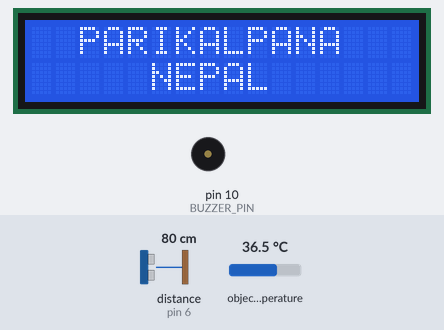
Recording of a sketch running on a simulated Arduino Uno, built with avr-gcc and run on an emulated ATmega328P. Parts: 16×2 character LCD, buzzer (waves = sounding, pin HIGH). Wiring (inferred from the names in the program): ultrasonic range finder: trigger pin 7; echo pin 6. Inputs (shaded band) come from the test bench; at power-on: distance to the obstacle (sensor on pin 6) 80 cm, object temperature 36.5 °C. The echo pulse lasts 58.3 µs per cm; pins used as bus, display or sensor lines are not drawn.

Above: at 3.2 s.
3.3 s: distance to the obstacle (sensor on pin 6) set to 11 cm
4.8 s: distance to the obstacle (sensor on pin 6) set to 8 cm
At 5.16 s:
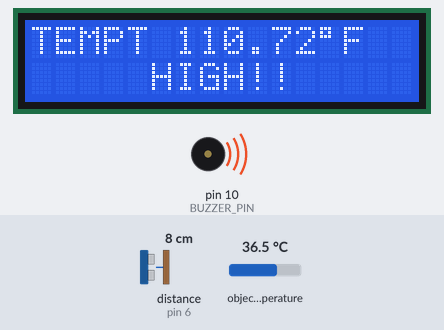
6.9 s: distance to the obstacle (sensor on pin 6) set to 2 cm
At 8.37 s:
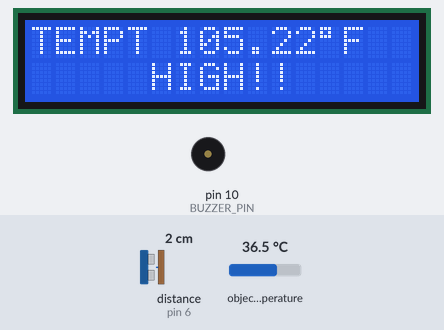
9.7 s: object temperature set to 20 °C
At 12.5 s:
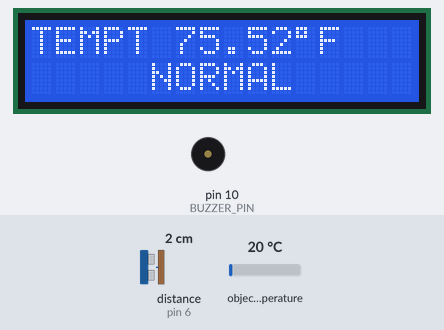
12.7 s: object temperature set to 26 °C
At 14.0 s:
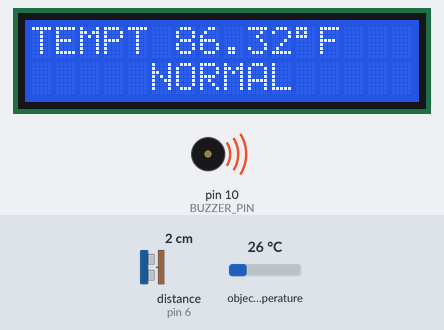
15.7 s: object temperature set to 32 °C
At 18.9 s:
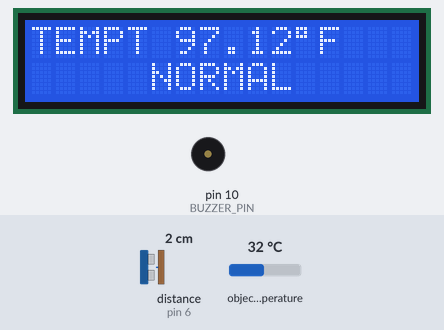
Timing chart, 0 to 19.7 s (numbered marks = the images above; inputs shaded):
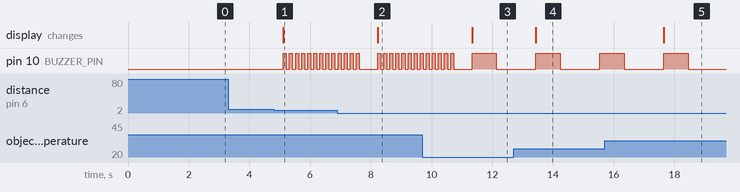

The sketch:

infrared_thermometer_lcd_PCB_version_nolens.ino
```cpp
/************************
  Infrared Thermometer
 ************************
  Developed by:
  PARIKALPANA NEPAL
  Damak, Nepal
  (c)2020
 ************************
*/

//----include necessary libraries--------

//IR sensor library
#include <Adafruit_MLX90614.h>
//
////I2C library
//#include <Wire.h>
//
//LCD library
#include <LiquidCrystal.h>

//----------------------------------------

//----------define constants---------------
#define MIN_DISTANCE 1     //minimum distance from person (in cm)
#define MAX_DISTANCE 8    //maximum distance from person (in cm)
#define THRESHOLD_TEMP 101 //threshold temperature(in deg F) for warning alert
#define LCD_CONTRAST 80    // LCD constrast value(min-0 max-255)

#define ECHO_PIN 6
#define TRIG_PIN 7
#define BUZZER_PIN 10
#define LCD_V0_PIN 9

//-----------------------------------------

//----------initialize objects-------------

Adafruit_MLX90614 ir_sensor = Adafruit_MLX90614(); // initialize ir sensor object

/*
  PINS FOR LCD WHERE
  | Vo  =>  D6  |
  | Rs  =>  D12 |
  | E   =>  D11 |
  | D4  =>  D5  |
  | D5  =>  D4  |
  | D6  =>  D3  |
  | D7  =>  D2  |
*/
LiquidCrystal lcd(12, 11, 5, 4, 3, 2);
//-----------------------------------------

int prevDistance = 0; // store previous distance to check if an object is still within range

//setup
void setup()
{
  //set buzzer pin
  pinMode(BUZZER_PIN, OUTPUT);

  //set ultrasonic pins
  pinMode(TRIG_PIN, OUTPUT);
  pinMode(ECHO_PIN, INPUT);

  //setup ir sensor
  ir_sensor.begin();

  //setup LCD
  lcd.begin(16, 2);

  //set LCD constrast
  analogWrite(LCD_V0_PIN, LCD_CONTRAST);

  //display startup message
  lcd.setCursor(2, 0);
  lcd.print("PARIKALPANA");
  lcd.setCursor(5, 1);
  lcd.print("NEPAL");

  delay(2000); //hold screen to show startup message for a while
}

//code that run in loop
void loop()
{
  int distance = getDistance();
  if (distance >= MIN_DISTANCE && distance <= MAX_DISTANCE)
  {

    float temp = getTempAtDistance(distance); // get current calculated temperature
    lcd.clear();                              //clear display

    //display temperature
    lcd.setCursor(0, 0);
    lcd.print("TEMPT ");
    lcd.print(temp);
    lcd.print((char)223);
    lcd.print("F");

    if (temp >= THRESHOLD_TEMP)
    {
      //display warning text
      lcd.setCursor(5, 1);
      lcd.print("HIGH!!");
      warningTone(); //play warning tone
    }
    else
    {
      //display normal text
      lcd.setCursor(5, 1);
      lcd.print("NORMAL");
      normalTone(); //play normal tone
    }
    prevDistance = distance;
  }
  else
  {
    if (prevDistance >= MIN_DISTANCE && prevDistance <= MAX_DISTANCE)
    {

      delay(5000); //wait to hold displayed temperature
    }
    lcd.clear(); //clear display

    //display idle text
    lcd.setCursor(2, 0);
    lcd.print("PARIKALPANA");
    lcd.setCursor(5, 1);
    lcd.print("NEPAL");

    prevDistance = 0; //reset previous distance
  }
  //delay before looping
  delay(500);
}

//play normal tone
void normalTone()
{
  digitalWrite(BUZZER_PIN, HIGH); // Send sound signal...
  delay(800);
  digitalWrite(BUZZER_PIN, LOW);    // Stop sound...
  delay(800);
}

//play warning tone
void warningTone()
{
  //play warning tone in a loop
  for (int i = 0; i <= 12; i++) {
    digitalWrite(BUZZER_PIN, HIGH); // Send sound signal...
    delay(100);
    digitalWrite(BUZZER_PIN, LOW);    // Stop sound...
    delay(100);
  }
}

//get temperature with calculated offset at given distance
float getTempAtDistance(int distance)
{
  float offset;
  switch (distance)
  {
    case 1:
      offset = 7.5;
      break;
    case 2:
      offset = 7.8;
      break;
    case 3:
      offset = 8.0;
      break;
    case 4:
      offset = 8.3;
      break;
    case 5:
      offset = 8.5;
      break;
    case 6:
      offset = 11.5;
      break;
    case 7:
      offset = 13.0;
      break;
    case 8:
      offset = 15.0;
      break;
    default:
      offset = 0.0;
  }

  return ir_sensor.readObjectTempF() + offset;
}

//get distance in centimetres
float getDistance()
{
  digitalWrite(TRIG_PIN, LOW); //clears the trigger pin
  delayMicroseconds(2);

  digitalWrite(TRIG_PIN, HIGH); //sets the trigger pin on HIGH state for 10 micro seconds
  delayMicroseconds(10);
  digitalWrite(TRIG_PIN, LOW);

  float duration = pulseIn(ECHO_PIN, HIGH); //reads the echo pin, returns the sound wave travel time in microseconds
  return duration * 0.034 / 2;              //calculate and return distance in centimetres
}
```

Measured:
- the behaviour switches between 10 and 9 cm on distance to the obstacle (sensor on pin 6) (found by bisection; images 0 and 1)
- after the input at 3.3 s, every drawn part: stays the same
- after the input at 4.8 s, pin 10 (BUZZER_PIN): alternates HIGH for 0.10 s and LOW for 0.10 s, starting after 0.32 s; the display: changes after 0.32 s (image 1)
- after the input at 6.9 s, the display: changes after 1.3 s (image 2)
- after the input at 9.7 s, the display: changes after 1.6 s (image 3)
- after the input at 12.7 s, the display: changes after 0.74 s (image 4)
- after the input at 15.7 s, the display: changes after 2.0 s (image 5)
